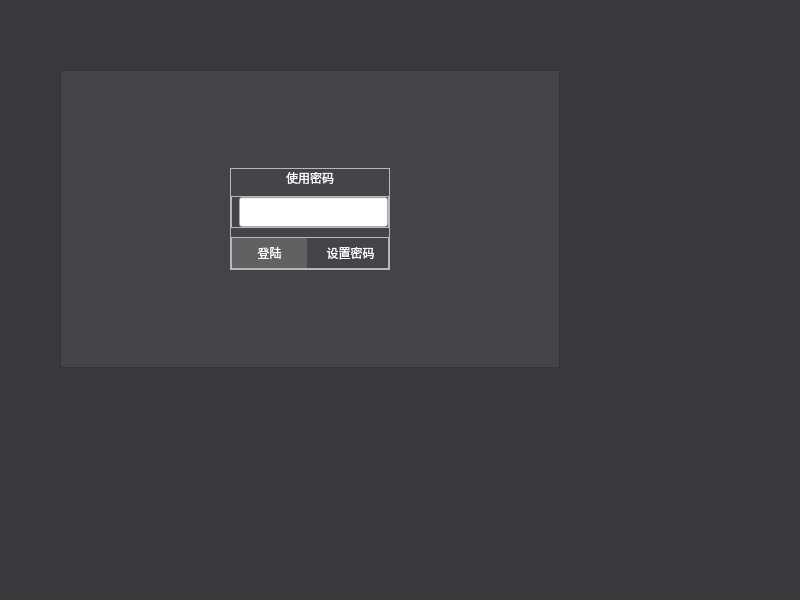
<?xml version="1.0" encoding="UTF-8"?>
<ui version="4.0">
 <class>AB_SerialForm</class>
 <widget class="QWidget" name="AB_SerialForm">
  <property name="geometry">
   <rect>
    <x>0</x>
    <y>0</y>
    <width>800</width>
    <height>600</height>
   </rect>
  </property>
  <property name="windowTitle">
   <string>登陆</string>
  </property>
  <property name="styleSheet">
   <string notr="true">QWidget#AB_SerialForm{
	background-color: rgb(57, 57, 61);
}</string>
  </property>
  <widget class="QFrame" name="frameSerial">
   <property name="geometry">
    <rect>
     <x>60</x>
     <y>70</y>
     <width>500</width>
     <height>298</height>
    </rect>
   </property>
   <property name="styleSheet">
    <string notr="true">QFrame#frameSerial{
	
	background-color: rgb(68, 68, 72);
}
QPushButton{
	border:none;
	color: rgb(255, 255, 255);
	font: 9pt &quot;微软雅黑&quot;;
	background-color: rgb(97, 97, 100);
}
QLabel{
	
	color: rgb(255, 255, 255);
	font: 9pt &quot;微软雅黑&quot;;
}
QPushButton:hover{
	border:none;
	color: rgb(255, 255, 255);
	font: 9pt &quot;微软雅黑&quot;;
	background-color: rgb(107, 106, 101);
}
QPushButton:pressed{
	border:none;
	color: rgb(255, 255, 255);
	font: 9pt &quot;微软雅黑&quot;;
	background-color: rgb(59, 58, 63);
}</string>
   </property>
   <property name="frameShape">
    <enum>QFrame::StyledPanel</enum>
   </property>
   <property name="frameShadow">
    <enum>QFrame::Raised</enum>
   </property>
   <layout class="QGridLayout" name="gridLayout">
    <property name="verticalSpacing">
     <number>9</number>
    </property>
    <item row="0" column="1">
     <spacer name="verticalSpacer">
      <property name="orientation">
       <enum>Qt::Vertical</enum>
      </property>
      <property name="sizeHint" stdset="0">
       <size>
        <width>20</width>
        <height>79</height>
       </size>
      </property>
     </spacer>
    </item>
    <item row="1" column="0">
     <spacer name="horizontalSpacer">
      <property name="orientation">
       <enum>Qt::Horizontal</enum>
      </property>
      <property name="sizeHint" stdset="0">
       <size>
        <width>152</width>
        <height>20</height>
       </size>
      </property>
     </spacer>
    </item>
    <item row="1" column="1">
     <widget class="QFrame" name="frame_3">
      <property name="frameShape">
       <enum>QFrame::StyledPanel</enum>
      </property>
      <property name="frameShadow">
       <enum>QFrame::Raised</enum>
      </property>
      <layout class="QVBoxLayout" name="verticalLayout">
       <property name="spacing">
        <number>9</number>
       </property>
       <property name="leftMargin">
        <number>0</number>
       </property>
       <property name="topMargin">
        <number>0</number>
       </property>
       <property name="rightMargin">
        <number>0</number>
       </property>
       <property name="bottomMargin">
        <number>0</number>
       </property>
       <item>
        <widget class="QLabel" name="label">
         <property name="sizePolicy">
          <sizepolicy hsizetype="Preferred" vsizetype="Fixed">
           <horstretch>0</horstretch>
           <verstretch>0</verstretch>
          </sizepolicy>
         </property>
         <property name="text">
          <string>使用密码</string>
         </property>
         <property name="alignment">
          <set>Qt::AlignCenter</set>
         </property>
        </widget>
       </item>
       <item>
        <widget class="QFrame" name="frame">
         <property name="frameShape">
          <enum>QFrame::StyledPanel</enum>
         </property>
         <property name="frameShadow">
          <enum>QFrame::Raised</enum>
         </property>
         <layout class="QHBoxLayout" name="horizontalLayout">
          <property name="spacing">
           <number>0</number>
          </property>
          <property name="leftMargin">
           <number>0</number>
          </property>
          <property name="topMargin">
           <number>0</number>
          </property>
          <property name="rightMargin">
           <number>0</number>
          </property>
          <property name="bottomMargin">
           <number>0</number>
          </property>
          <item>
           <widget class="QLabel" name="labelIcon">
            <property name="text">
             <string/>
            </property>
           </widget>
          </item>
          <item>
           <widget class="QLineEdit" name="lineEditPass">
            <property name="minimumSize">
             <size>
              <width>0</width>
              <height>30</height>
             </size>
            </property>
            <property name="echoMode">
             <enum>QLineEdit::Password</enum>
            </property>
            <property name="alignment">
             <set>Qt::AlignCenter</set>
            </property>
           </widget>
          </item>
         </layout>
        </widget>
       </item>
       <item>
        <widget class="QFrame" name="frame_2">
         <property name="frameShape">
          <enum>QFrame::StyledPanel</enum>
         </property>
         <property name="frameShadow">
          <enum>QFrame::Raised</enum>
         </property>
         <layout class="QHBoxLayout" name="horizontalLayout_2">
          <property name="spacing">
           <number>6</number>
          </property>
          <property name="leftMargin">
           <number>0</number>
          </property>
          <property name="topMargin">
           <number>0</number>
          </property>
          <property name="rightMargin">
           <number>0</number>
          </property>
          <property name="bottomMargin">
           <number>0</number>
          </property>
          <item>
           <widget class="QPushButton" name="btnLoagin">
            <property name="sizePolicy">
             <sizepolicy hsizetype="Minimum" vsizetype="Expanding">
              <horstretch>0</horstretch>
              <verstretch>0</verstretch>
             </sizepolicy>
            </property>
            <property name="maximumSize">
             <size>
              <width>16777215</width>
              <height>40</height>
             </size>
            </property>
            <property name="text">
             <string>登陆</string>
            </property>
           </widget>
          </item>
          <item>
           <widget class="QPushButton" name="btnChange">
            <property name="minimumSize">
             <size>
              <width>0</width>
              <height>30</height>
             </size>
            </property>
            <property name="styleSheet">
             <string notr="true">QPushButton{
	border:none;
	color: rgb(255, 255, 255);
	font: 9pt &quot;微软雅黑&quot;;
	background-color: rgb(68, 68, 72);
}</string>
            </property>
            <property name="text">
             <string>设置密码</string>
            </property>
           </widget>
          </item>
         </layout>
        </widget>
       </item>
      </layout>
     </widget>
    </item>
    <item row="1" column="2">
     <spacer name="horizontalSpacer_2">
      <property name="orientation">
       <enum>Qt::Horizontal</enum>
      </property>
      <property name="sizeHint" stdset="0">
       <size>
        <width>151</width>
        <height>20</height>
       </size>
      </property>
     </spacer>
    </item>
    <item row="2" column="1">
     <spacer name="verticalSpacer_2">
      <property name="orientation">
       <enum>Qt::Vertical</enum>
      </property>
      <property name="sizeHint" stdset="0">
       <size>
        <width>20</width>
        <height>78</height>
       </size>
      </property>
     </spacer>
    </item>
   </layout>
  </widget>
 </widget>
 <resources/>
 <connections/>
</ui>
